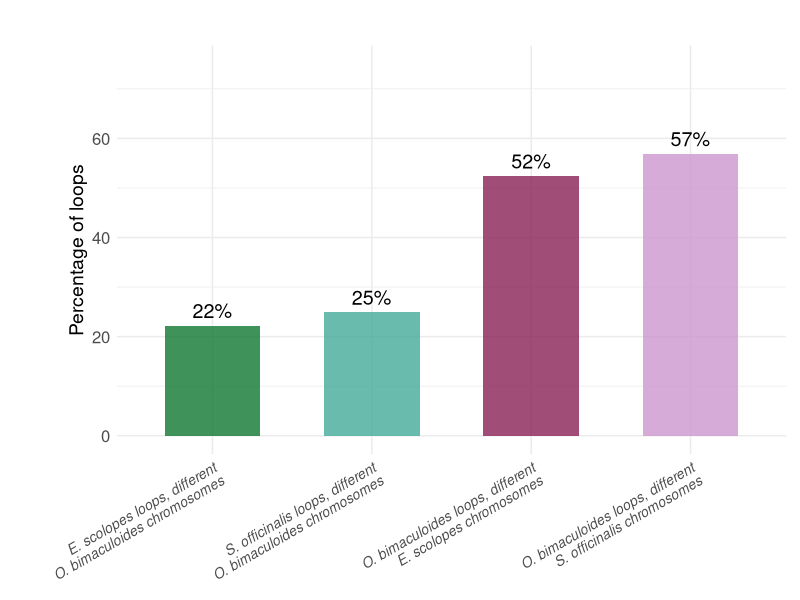
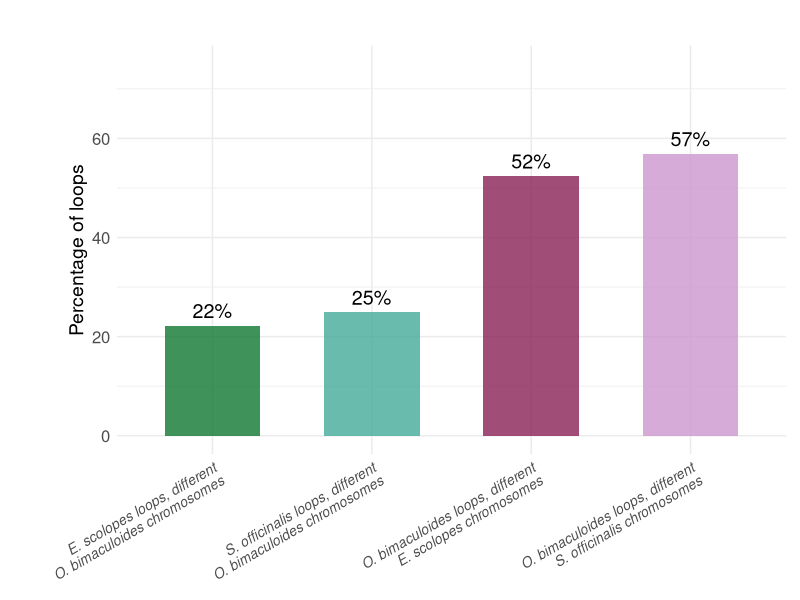

Generate these figures, in order, with R:
# Load required library
library(ggplot2)

# Create data frame with line breaks in labels for better readability
data <- data.frame(
  species = factor(
    c(
      "E. scolopes loops, different\nO. bimaculoides chromosomes",
      "S. officinalis loops, different\nO. bimaculoides chromosomes",
      "O. bimaculoides loops, different\nE. scolopes chromosomes",
      "O. bimaculoides loops, different\nS. officinalis chromosomes"
    ),
    levels = c(
      "E. scolopes loops, different\nO. bimaculoides chromosomes",
      "S. officinalis loops, different\nO. bimaculoides chromosomes",
      "O. bimaculoides loops, different\nE. scolopes chromosomes",
      "O. bimaculoides loops, different\nS. officinalis chromosomes"
    )
  ),
  percentages = c(22.22, 24.93, 52.42, 56.90)
)

#Other colour options "plum3", "#785EF0", "#A38DF5", "#A95AA1"

# Create the barplot
loop_chrom_stat_bar <- ggplot(data, aes(x = species, y = percentages, fill = species)) +
  geom_bar(stat = "identity", width = 0.6, alpha = 0.8) +  # Add alpha transparency
  scale_fill_manual(values = c("#117733", "#44AA99", "#882255", "plum3")) +
  ylim(0, 75) +
  labs(
    y = "Percentage of loops",
    x = NULL,
    title = " "
  ) +
  geom_text(aes(label = paste0(round(percentages, 0), "%")), vjust = -0.5, size = 5) +  # Adjusted text size
  theme_minimal() +
  theme(
    plot.margin = margin(10, 10, 10, 50),  # Adjust left margin
    plot.title = element_text(size = 18),  # Increase plot title size
    axis.text.x = element_text(face = "italic", size = 10, angle = 30, hjust = 1),  # Italic, smaller font, angled
    axis.text.y = element_text(size = 12),  # Adjust y-axis text size
    axis.title.y = element_text(size = 14),  # Adjust y-axis label size
    legend.position = "none"  # Remove legend
  )

# Print plot
print( loop_chrom_stat_bar)
ggsave("bar_loops_on_diff_chroms.tiff", loop_chrom_stat_bar, dpi = 200, width = 7.5, height = 7.5, units = "in")
